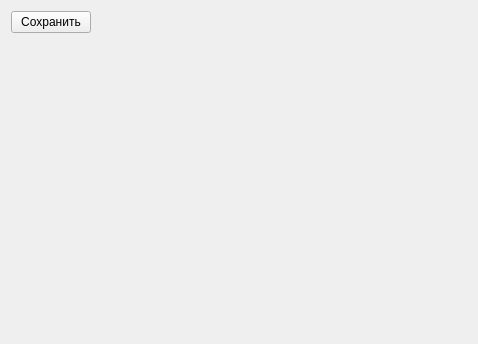
<?xml version="1.0" encoding="UTF-8"?>
<ui version="4.0">
 <class>Draw_De_nu</class>
 <widget class="QWidget" name="Draw_De_nu">
  <property name="geometry">
   <rect>
    <x>0</x>
    <y>0</y>
    <width>478</width>
    <height>344</height>
   </rect>
  </property>
  <property name="windowTitle">
   <string>Form</string>
  </property>
  <layout class="QGridLayout" name="gridLayout">
   <item row="0" column="0">
    <widget class="QPushButton" name="Save">
     <property name="text">
      <string>Сохранить</string>
     </property>
    </widget>
   </item>
   <item row="0" column="1">
    <spacer name="horizontalSpacer">
     <property name="orientation">
      <enum>Qt::Horizontal</enum>
     </property>
     <property name="sizeHint" stdset="0">
      <size>
       <width>40</width>
       <height>20</height>
      </size>
     </property>
    </spacer>
   </item>
   <item row="1" column="0" colspan="2">
    <widget class="QCustomPlot" name="De_nu_graph" native="true">
     <layout class="QGridLayout" name="gridLayout_2"/>
    </widget>
   </item>
  </layout>
 </widget>
 <customwidgets>
  <customwidget>
   <class>QCustomPlot</class>
   <extends>QWidget</extends>
   <header>qcustomplot.h</header>
   <container>1</container>
  </customwidget>
 </customwidgets>
 <resources/>
 <connections/>
</ui>
